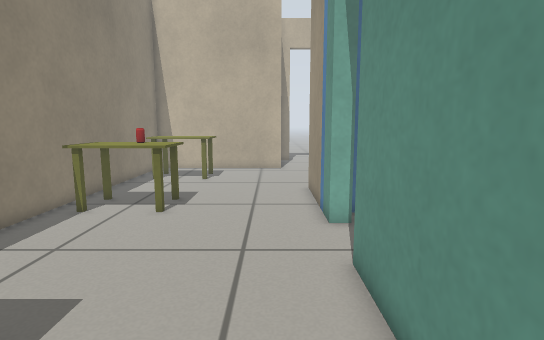
view 1 (above)

16 first-person views from a walk through a robot-simulator world made for Gazebo. The camera is 0.66 m above the floor, tilts 8° down and sees 80° across. The lines on the ground mark 1 m squares. The floor is counted in squares, 0.2 m on a side. Each view is taken from the middle of a square. On the plan, view 1 faces up. The plan holds only what a view shows up to about 20 squares ahead; the rest is blank. Simple patterns stand in for the simulator's built-in surfaces.

view 2
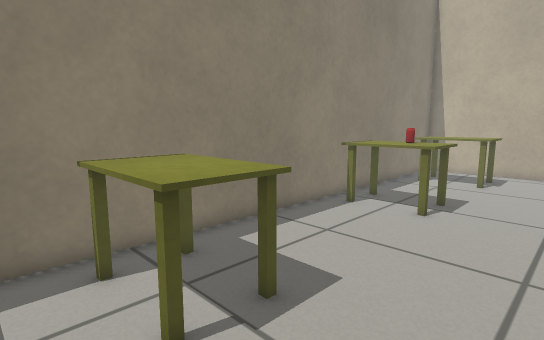

view 3
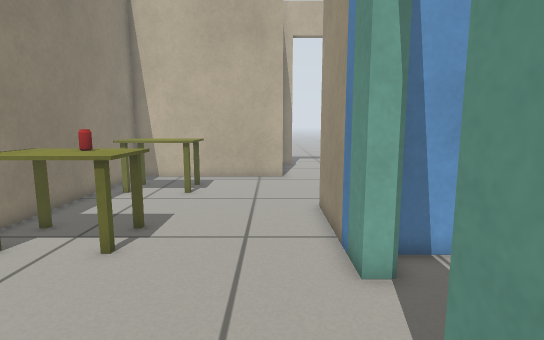

view 4
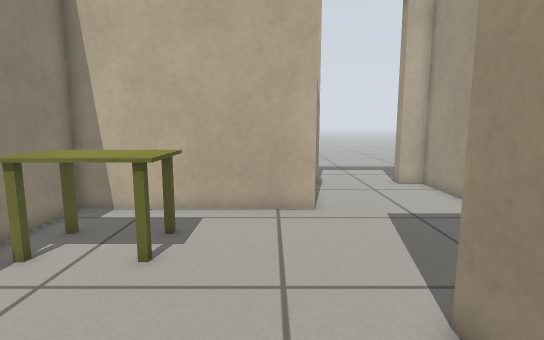

view 5
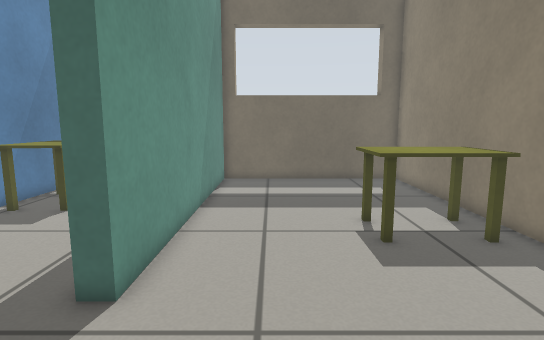

view 6
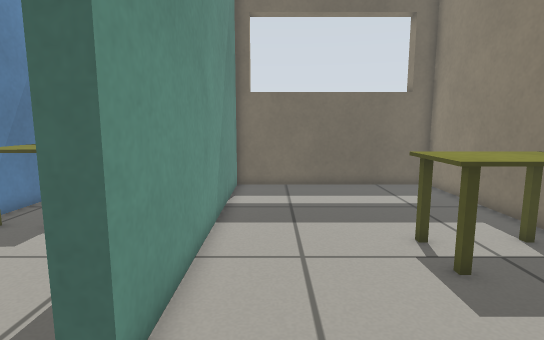

view 7
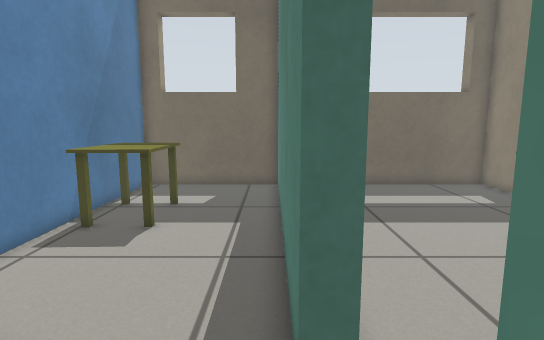

view 8
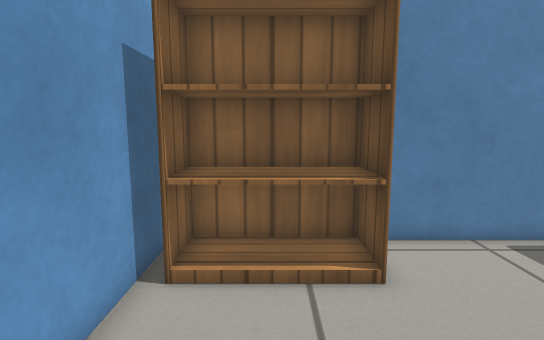

view 9
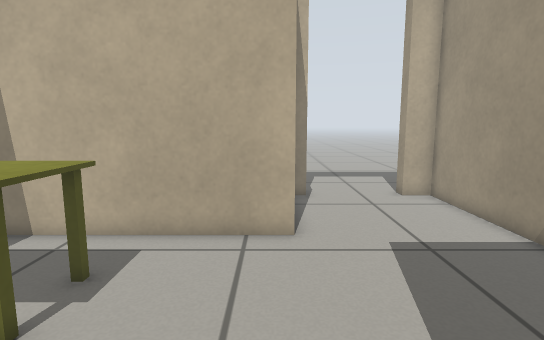

view 10
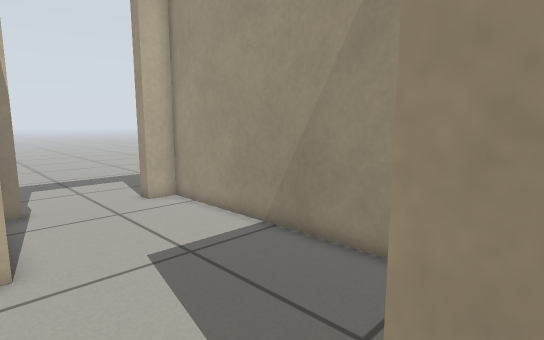

view 11
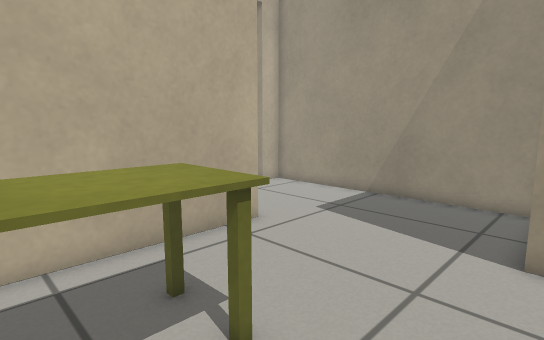

view 12
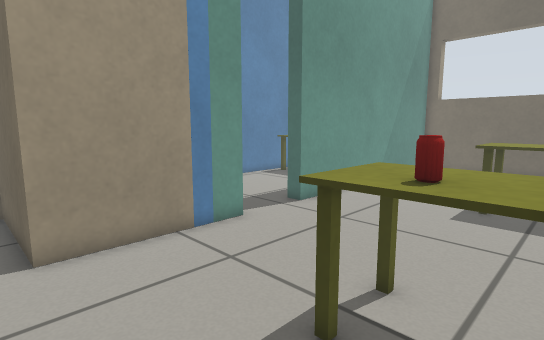

view 13
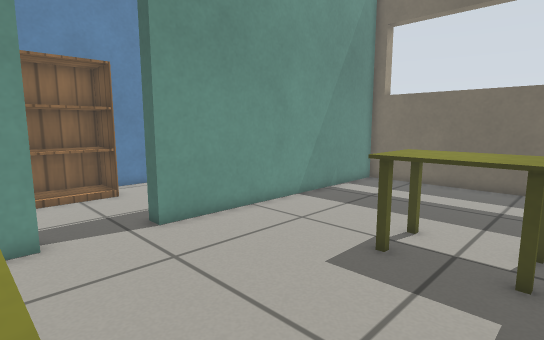

view 14
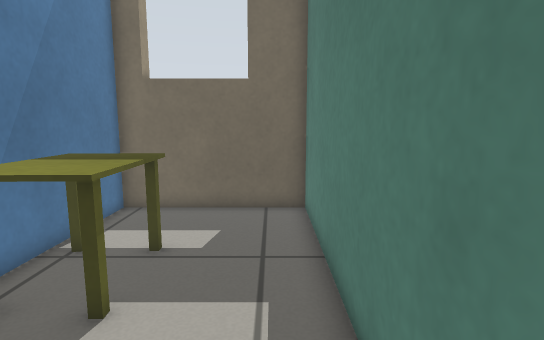

view 15
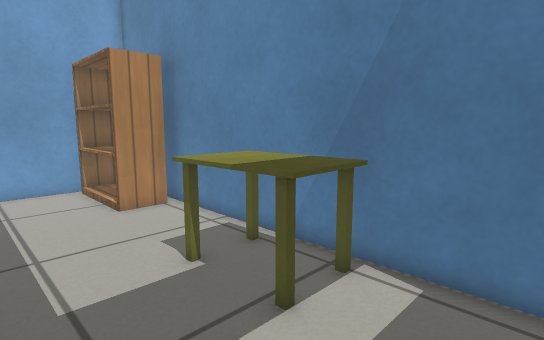

view 16
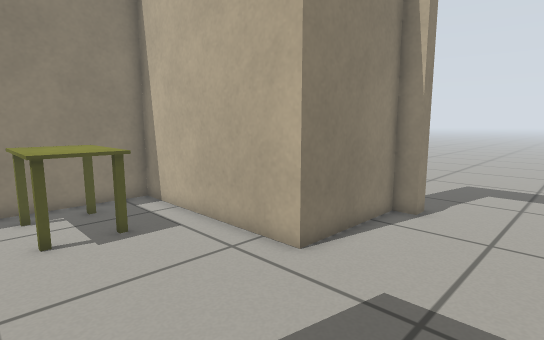

### Floor plan
Points are (right, up) in squares from view 1. A wall is a line through its corners. A room is listed if a view was taken in it or the views show most of it. See-through windows are left out.
Room 1 (views 1, 2, 3, 4, 5, 6, 8, 9, 10, 11, 12, 13, 16)
walls: (1.9, 10.6) (1.9, 16.9) (7.4, 16.9); (7.4, 17.4) (7.4, 29.9) (6.1, 29.9); (1.6, 29.9) (0.7, 29.9) (0.7, 24.4) (-8.6, 24.4) (-8.6, -6.6) (1.9, -6.6) (1.9, 7.3)
ways out: open door at (2.5, 9) to room 2; open door at (4, 30)
objects: table (-7, 2) to (-4, 4); table (-7, 12) to (-4, 14); table (-7, 20) to (-4, 22); drink can (-5, 13) to (-5, 14)
Room 2 (views 7, 14, 15)
walls: (2.7, 7.3) (2.7, -6.6) (9.9, -6.6) (9.9, 7.8); (9.3, 11.9) (3, 11.9)
ways out: open door at (2.5, 9) to room 1
objects: table (7, -2) to (9, 1); bookshelf (8, 7) to (9, 11)

Where each view was taken, in squares from view 1:
view 1: 0 up, 0 right, facing up
view 2: 0 up, 0 right, facing up-left
view 3: 4 up, 0 right, facing up
view 4: 12 up, 1 left, facing up
view 5: 13 up, 1 left, facing down
view 6: 11 up, 0 right, facing down
view 7: 11 up, 3 right, facing down
view 8: 9 up, 1 right, facing right
view 9: 15 up, 0 right, facing up
view 10: 16 up, 0 right, facing up-right
view 11: 16 up, 7 left, facing up-right
view 12: 18 up, 7 left, facing down-right
view 13: 12 up, 8 left, facing down-right
view 14: 6 up, 4 right, facing down
view 15: 6 down, 3 right, facing up-right
view 16: 18 up, 6 right, facing up-left
